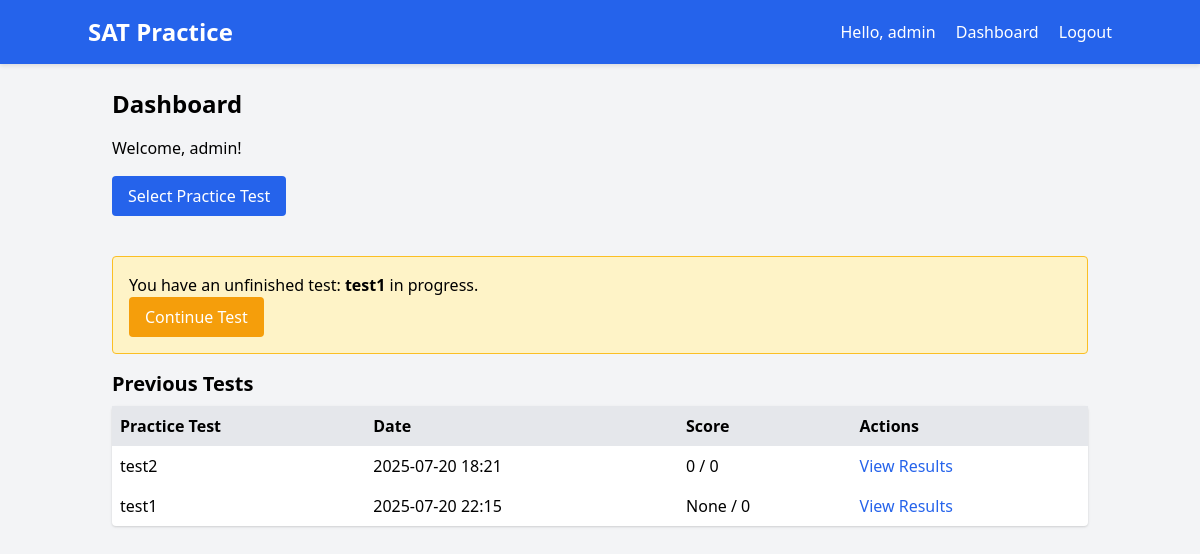
Before: /dashboard (signed in) with the older database file.
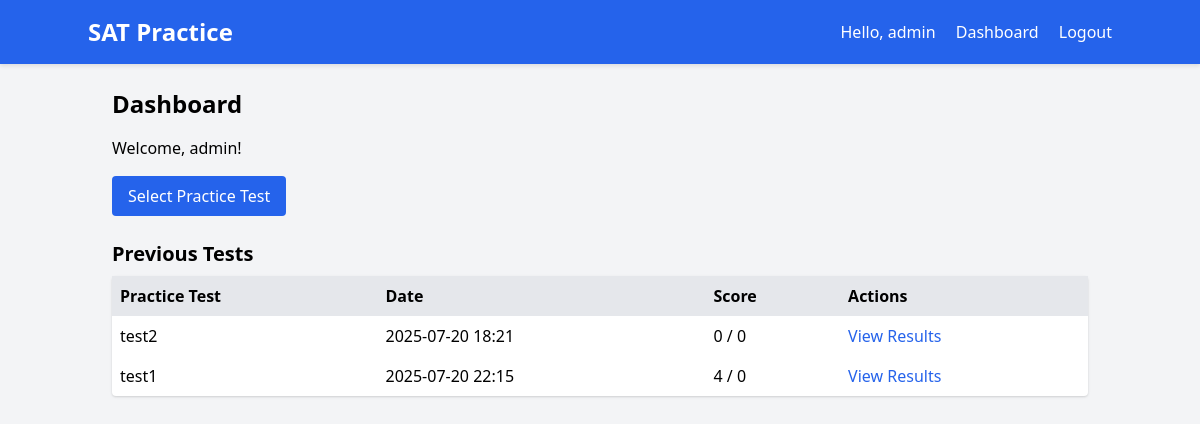
After: the same page with the newer database file.
### app.py (models this page shows)
class User(db.Model):
    id = db.Column(db.Integer, primary_key=True)
    username = db.Column(db.String(80), unique=True, nullable=False)
    password = db.Column(db.String(120), nullable=False)
    email = db.Column(db.String(120), unique=True, nullable=False)

class TestSession(db.Model):
    id = db.Column(db.Integer, primary_key=True)
    user_id = db.Column(db.Integer, db.ForeignKey('user.id'), nullable=False)
    practice_test_id = db.Column(db.String(10), nullable=False)  # ID of the practice test (e.g., 'test1', 'test2')
    start_time = db.Column(db.DateTime, nullable=False)
    score = db.Column(db.Integer, nullable=True)
    answers = db.Column(db.Text, nullable=True)  # JSON string of answers
    current_question = db.Column(db.Integer, default=0)
    current_section = db.Column(db.Integer, default=0)  # 0 to 3 for the 4 sections
    marked_for_review = db.Column(db.Text, nullable=True)  # JSON string of marked questions
    section_start_time = db.Column(db.DateTime, nullable=True)

### app.py (the view)
@app.route('/dashboard')
def dashboard():
    if 'user_id' not in session:
        flash('Please log in to access the dashboard.')
        return redirect(url_for('login'))
    user = User.query.get(session['user_id'])
    active_session = TestSession.query.filter_by(
        user_id=user.id, score=None
    ).order_by(TestSession.start_time.desc()).first()
    test_sessions = TestSession.query.filter_by(user_id=user.id).all()
    return render_template('dashboard.html',
                           username=session['username'],
                           test_sessions=test_sessions,
        active_session=active_session)

### templates/dashboard.html (shortened to what this page needs)
{% extends 'base.html' %}
{% block content %}
    <h2 class="text-2xl font-bold mb-4">Dashboard</h2>
    <p class="mb-4">Welcome, {{ username }}!</p>
    <a href="{{ url_for('select_test') }}" class="bg-blue-600 text-white px-4 py-2 rounded hover:bg-blue-700 mb-6 inline-block">Select Practice Test</a>
    {% if active_session %}
    <div class="my-4 p-4 border border-yellow-400 bg-yellow-100 rounded">
        <p>You have an unfinished test: <strong>{{ active_session.practice_test_id }}</strong> in progress.</p>
        <form action="{{ url_for('resume_test') }}" method="POST">
            <button type="submit" class="bg-yellow-500 text-white px-4 py-2 rounded hover:bg-yellow-600">
                Continue Test
            </button>
        </form>
    </div>
    {% endif %}
    <h3 class="text-xl font-bold mb-2">Previous Tests</h3>
    {% if test_sessions %}
        <table class="w-full bg-white shadow rounded">
            <thead>
                <tr class="bg-gray-200">
                    <th class="p-2 text-left">Practice Test</th>
                    <th class="p-2 text-left">Date</th>
                    <th class="p-2 text-left">Score</th>
                    <th class="p-2 text-left">Actions</th>
                </tr>
            </thead>
            <tbody>
                {% for session in test_sessions %}
                    <tr>
                        <td class="p-2">{{ session.practice_test_id }}</td>
                        <td class="p-2">{{ session.start_time.strftime('%Y-%m-%d %H:%M') }}</td>
                        <td class="p-2">{{ session.score }} / {{ questions|length }}</td>
                        <td class="p-2">
                            <a href="{{ url_for('results', session_id=session.id) }}" class="text-blue-600 hover:underline">View Results</a>
                        </td>
                    </tr>
                {% endfor %}
            </tbody>
        </table>
    {% else %}
        <p>No tests taken yet.</p>
    {% endif %}
{% endblock %}

### templates/base.html (shortened to what this page needs)
<!DOCTYPE html>
<html lang="en">
<head>
    <link href="https://cdn.jsdelivr.net/npm/tailwindcss@2.2.19/dist/tailwind.min.css" rel="stylesheet">
    <link rel="stylesheet" href="{{ url_for('static', filename='css/style.css') }}">
</head>
<body class="bg-gray-100 font-sans">
    <nav class="bg-blue-600 text-white p-4">
        <div class="container mx-auto flex justify-between items-center">
            <a href="{{ url_for('index') }}" class="text-2xl font-bold">SAT Practice</a>
            <div>
                {% if session.username %}
                    <span class="mr-4">Hello, {{ session.username }}</span>
                    <a href="{{ url_for('dashboard') }}" class="mr-4">Dashboard</a>
                    <a href="{{ url_for('logout') }}">Logout</a>
                {% else %}
                    <a href="{{ url_for('login') }}" class="mr-4">Login</a>
                    <a href="{{ url_for('register') }}">Register</a>
                {% endif %}
            </div>
        </div>
    </nav>
    <div class="container mx-auto p-6">
        {% block content %}{% endblock %}
    </div>
</body>
</html>

### static/css/style.css (style rules this page uses)
body { min-height: 100vh; display: flex; flex-direction: column; }
.container { flex: 1; }
nav { box-shadow: 0 2px 4px rgba(0, 0, 0, 0.1); }

Changed rows visible on the page:
changed TestSession "test1": score "None" → "4"; practice_test_id "test1" → (not shown)
Other visible differences:
text no longer shown: "You have an unfinished test: in progress. Continue Test"
